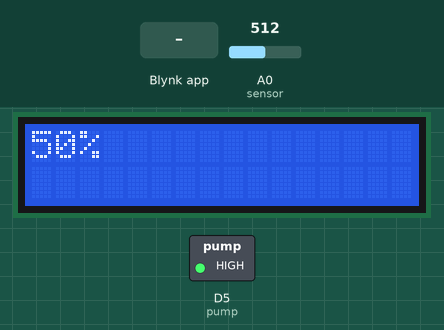
A sketch run on a simulated ESP8266 (NodeMCU). On the bench: 16×2 character LCD, switched loads named in the sketch (green lamp = pin HIGH). The inputs (shaded band) are chosen by the test bench; at power-on: A0 (sensor) = 512. WiFi joins after 1.5 s; servers stay silent unless stated.

Above: at 3.4 s.
3.5 s: Blynk app writes 1 to V1
At 4.5 s:
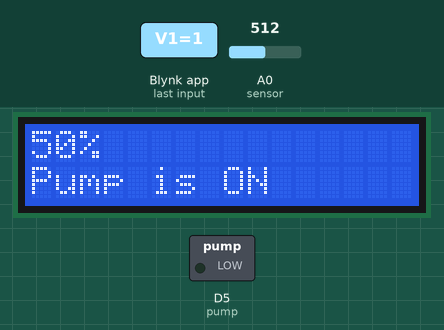
5.0 s: A0 (sensor) set to 908
At 6.2 s:
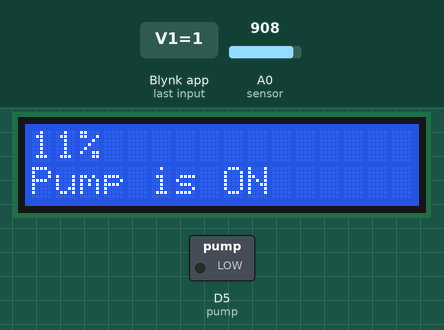
7.3 s: A0 (sensor) set to 937
At 8.8 s:
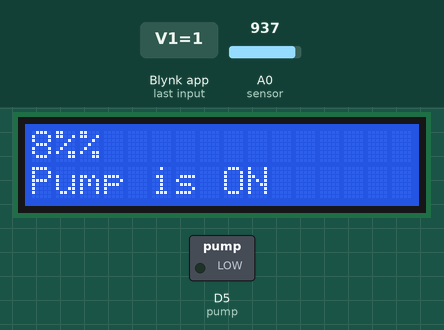
9.3 s: Blynk app writes 0 to V1
At 10.1 s:
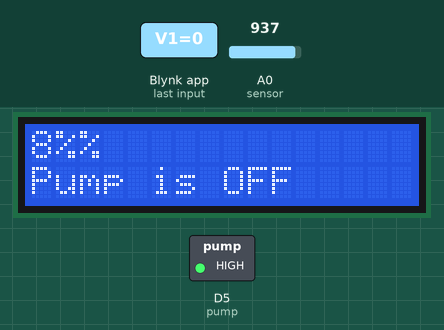
10.8 s: Blynk app writes 1 to V2
At 11.5 s:
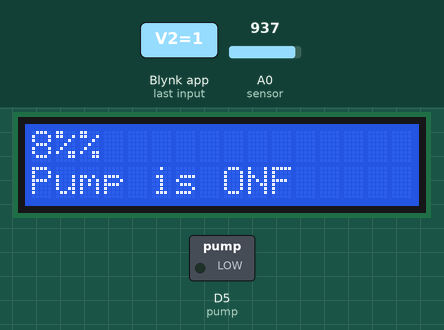
12.3 s: A0 (sensor) set to 900
At 13.9 s:
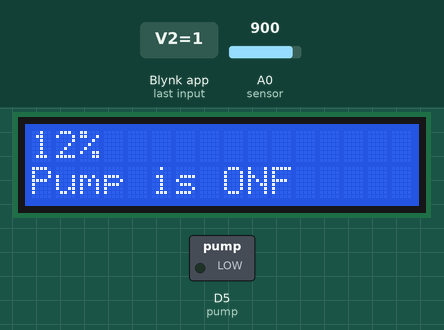
Timing chart, 0 to 15.3 s (numbered marks = the images above; inputs shaded):
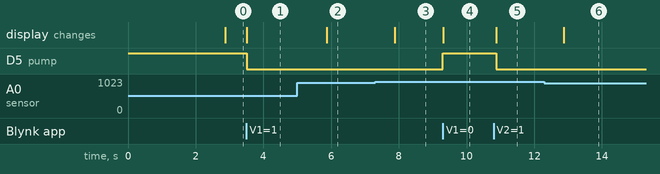

The sketch:

Irrigation-system.ino
```cpp
#define sensor A0 //soil moisture sensor
#define pump D5 //mini pump

//จอ LCD
#define SDA D2
#define SCL D1

#include <Wire.h> //library สำหรับสื่อสารกับ I2C ที่สงสัญญาณให้ LCD
#include <LiquidCrystal_I2C.h> //library สำหรับคุมจอ LCD
#include <BlynkSimpleEsp8266_SSL.h> //library สำหรับให้บอร์ด ต่อกับ blynk cloud

#define BLYNK_TEMPLATE_ID "-" //blynk template id
#define BLYNK_TEMPLATE_NAME "-" //blynk template name
#define BLYNK_AUTH_TOKEN "-" //blynk auth token

#define ssid "-" //wifi name
#define pass "-" //wifi password

LiquidCrystal_I2C lcd(0x27, 16, 2); //จอ lcd ขนาด 16x2
BlynkTimer timer; //ตัวจับเวลา

bool manual = false; //manual
bool auto_mode = false; //โหมดอัตโนมัติ
bool motor = false; //ปั๊ม

int  threshold = 30; //ตั้งค่าความชื้นที่ต้องการเป็น %
const int hysteresis = 3; //กันแกว่ง +-3

unsigned long time = 0; //เวลา pump เริ่มเปิด
const unsigned long max_time = 600000UL; //เวลาเปิดปั๊มสูงสุดเพื่อ safety ตั้งไว้ 10 นาที

void setup(){
  pinMode(pump,OUTPUT); //ตั้งให้ pump(สาย D5) เป็น output
  digitalWrite(pump,HIGH); //ปิดปั๊ม

  Wire.begin(SDA,SCL); //เรื่มส่งสัญญาณ
  lcd.init(); //เปิด LCD
  lcd.backlight(); //เปิดไฟ backlight จอ LCD
  lcd.clear(); //clear จอ

  Blynk.begin(BLYNK_AUTH_TOKEN,ssid,pass,"blynk.cloud",9443); //ต่อ BLYNK
  timer.setInterval(1000L,main_loop); //ตั้งให้ run function main_loop ทุกๆ 1 วิ
}

void setup_pump(bool on){ //function เพื่อเปิดปิดปั๊ม
  if(motor == on) return; //ถ้าปั๊มเปิดอยู่ให้หยุดการทำงาน(ป้องกันการสั่งซ้ำ)
  motor = on; //เปิดปั๊ม

  if(on){ //ถ้า function setup_pump เป็น true
    time = millis(); //เริ่มจับเวลา
    digitalWrite(pump,LOW); //เปิดปั๊ม
    lcd.setCursor(0,1);
    lcd.print("Pump is ON");
  }else{
    digitalWrite(pump,HIGH); //ปิดปั๊ม
    lcd.setCursor(0,1);
    lcd.print("Pump is OFF");
  }
}

BLYNK_WRITE(V1){
  manual = (param.asInt() == 1); //รับค่า manual จากBLYNK

  if(manual){
    auto_mode = false; //ปิดโหมด auto
    Blynk.virtualWrite(V2,0); //เปลี่ยนปุ่ม auto ใน app ให้เป็น OFF
    setup_pump(true); //เปิดปั๊ม
  }else{
    setup_pump(false); //ปิดปั๊ม
  }
}

BLYNK_WRITE(V2){
  auto_mode = (param.asInt() == 1); //รับค่าโหมด auto จากBLYNK

  if(auto_mode){
    manual = false; //ปิดโหมด manual
    Blynk.virtualWrite(V1,0); //เปลี่ยนปุ่ม manual ใน app ให้เป็น OFF
  }else{
    if(manual == false) setup_pump(false); //ถ้า manual ปิดอยู่ ให้ปิดปั๊ม
  }
}

BLYNK_WRITE(V3){
  threshold = param.asInt(); //รับค่า threshold ที่ปรับมาจาก BLYNK
}

void main_loop(){
  int moisture = analogRead(sensor); //ให้ตัวแปล moisture อ่านค่าความชื่นจาก sensor(A0)
  moisture = map(moisture,0,1023,0,100); //เปลี่ยนค่าที่อ่านได้จาก 0-1023 เป็น 0-100(%)
  moisture = 100 - moisture; //กลับค่าจากค่าสูง ดินแห้ง และค่าต่ำดินเปียก เป็นค่าต่ำ ดินแห้ง และค่าสูงดินเปียก

  Blynk.virtualWrite(V0,moisture); //ส่งค่าให้ V0 ในBLYNK แสดงค่าความชื้น
  lcd.setCursor(0,0);
  lcd.print(moisture); //print ค่าความชื้น (%)
  lcd.print("%");

  if(manual == false && auto_mode == true){ //ถ้าโหมด manual ปิดอยู่ แล้วโหมด auto เปิดอยู่
    if(moisture < threshold - hysteresis){ //ค่าความชื้นต่ำกว่าค่าที่ตั้งไว้ -3 (%)
      setup_pump(true); //เปิดปั๊ม
    }else if(moisture > threshold + hysteresis){ //ค่าความชื้นมากกว่าค่าที่ตั้งไว้ +3 (%)
      setup_pump(false); //ปิดปั๊ม
    }
  }
  else if(manual == false && auto_mode == false){ //ถ้าโหมด manual ปิดอยู่ แล้วโหมด auto ปิดอยู่
    setup_pump(false); //ปิดปั๊ม
  }

  if(motor == true && (millis() - time >= max_time)){ //ถ้า motor เปิดอยู่แล้ว เวลาเปิดปั๊มเกิน 10 นาที
    setup_pump(false); //ปิดปั๊ม
    manual    = false; //ปิด manual
    auto_mode = false; //ปิด โหมด auto

    Blynk.virtualWrite(V1,0); //เปลี่ยนเป็น OFF
    Blynk.virtualWrite(V2,0); //เปลี่ยนเป็น OFF

    lcd.setCursor(0,1);
    lcd.print("SAFETY OFF");
  }
}

void loop(){
  Blynk.run(); //ต่อกับ blynk
  timer.run(); //run blynk timer (ตั้้งชื่อเป็น timer)
}
```

Measured:
- the behaviour switches between 925 and 926 on A0 (sensor) (found by bisection; images 2 and 3)
- after the input at 3.5 s, D5 (pump): HIGH → LOW at once; the display: changes at once (image 1)
- after the input at 5.0 s, the display: changes after 0.87 s (image 2)
- after the input at 7.3 s, the display: changes after 0.57 s (image 3)
- after the input at 9.3 s, D5 (pump): LOW → HIGH at once; the display: changes at once (image 4)
- after the input at 10.8 s, D5 (pump): HIGH → LOW after 0.07 s; the display: changes after 0.08 s (image 5)
- after the input at 12.3 s, the display: changes after 0.57 s (image 6)
